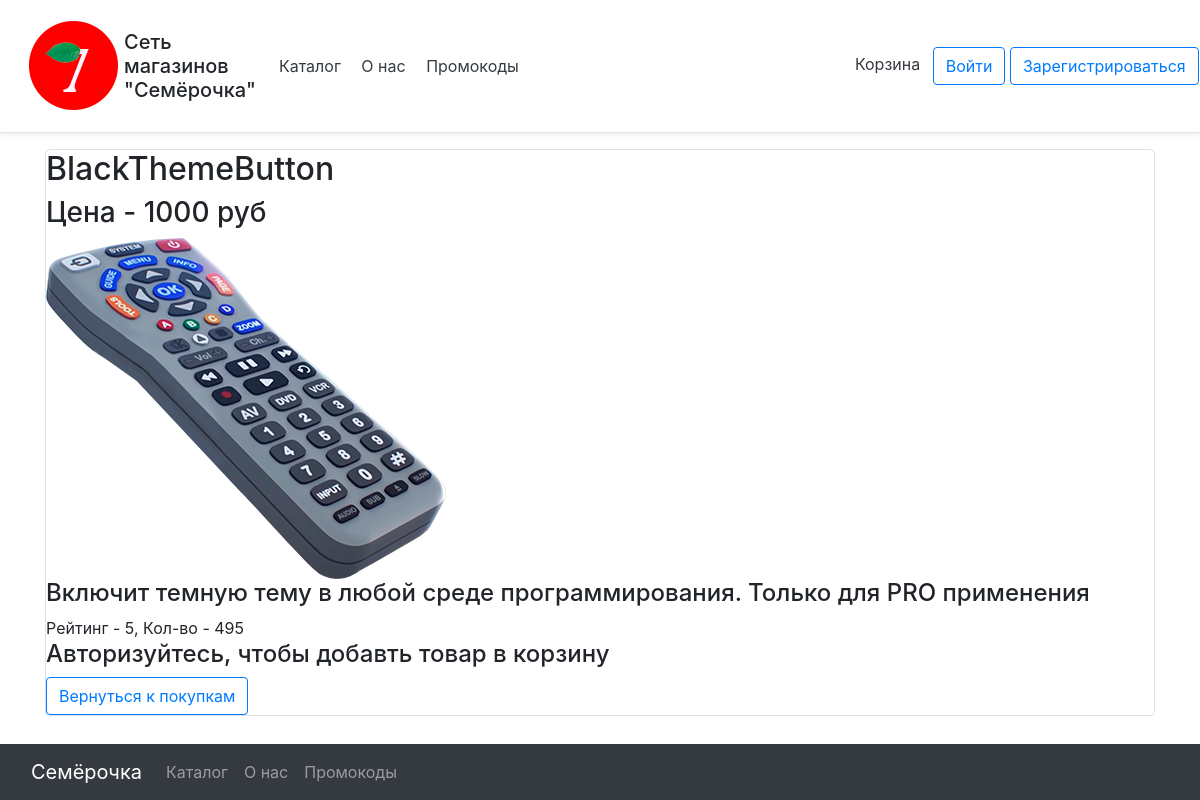
The app's page /catalog/BlackThemeButton, older data.
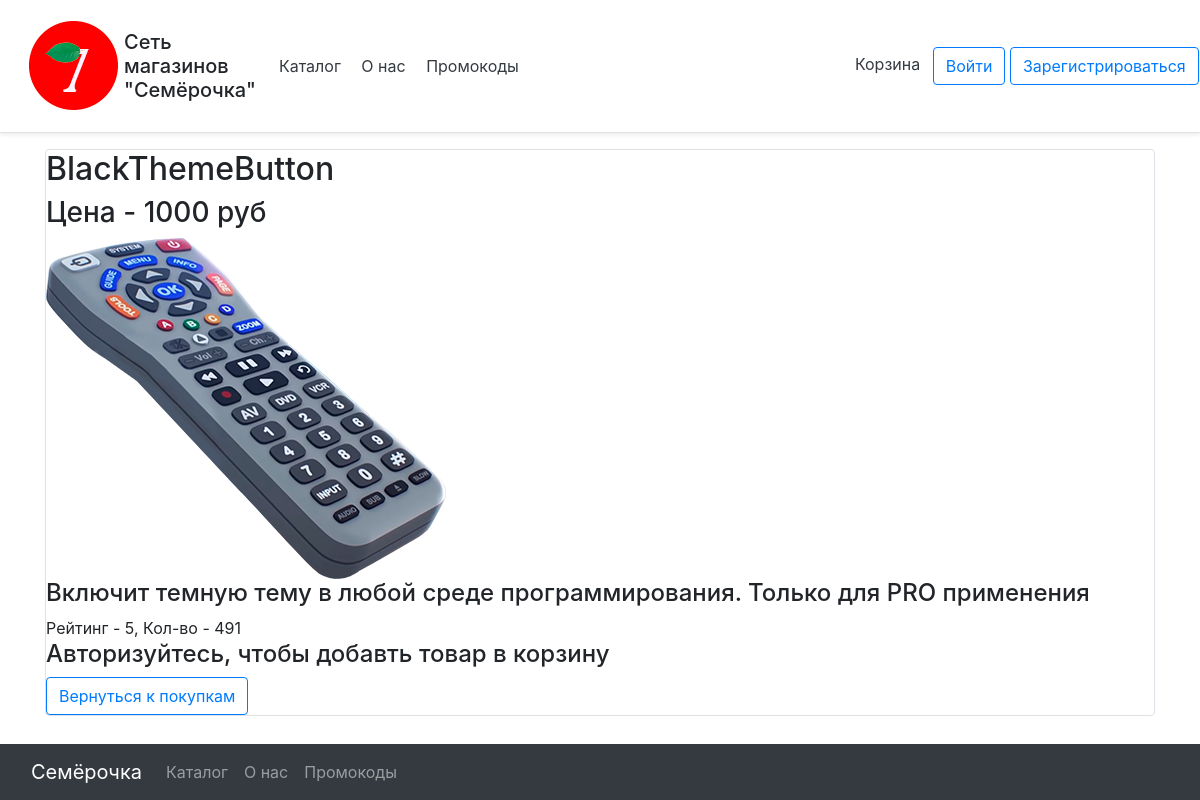
The same page, newer data.
### data/goods.py (models this page shows)
class Good(SqlAlchemyBase):
    __tablename__ = 'goods'
    id = sqlalchemy.Column(sqlalchemy.Integer,
                           primary_key=True, autoincrement=True)
    name = sqlalchemy.Column(sqlalchemy.String, nullable=True)
    price = sqlalchemy.Column(sqlalchemy.Integer)
    rating = sqlalchemy.Column(sqlalchemy.Float)
    count_rating = sqlalchemy.Column(sqlalchemy.Integer)
    amount = sqlalchemy.Column(sqlalchemy.Integer)
    picture = sqlalchemy.Column(sqlalchemy.String)
    about = sqlalchemy.Column(sqlalchemy.String)
    goodstobuy = orm.relation("Goodstobuy", back_populates='good')

### main.py (the view, shortened to what this page needs)
@app.route("/catalog/<name>", methods=['POST', 'GET'])
def good(name):
    db_sess = db_session.create_session()
    goods = db_sess.query(Good).filter(Good.name == name)
    return render_template('good.html', item=goods[0], title=name)

### data/db_session.py (called while the page is built)
def create_session() -> Session:
    global __factory
    return __factory()

### templates/good.html
{% extends "base.html" %}
{% block content %}
<div class="col-md6 border rounded">
    <h2>{{item.name}}</h2>
    <h3>Цена - {{item.price}} руб</h3>
    <img src={{item.picture}} alt="здесь должна была быть картинка, но не нашлась">
    <h4>{{item.about}}</h4>
    <div>
        Рейтинг - {{item.rating}}, Кол-во - {{item.amount}}
    </div>
    <form class="login_form" method="post">
        {% if current_user.is_authenticated %}
        <div class="form-group">
            <label for="classSelect">Кол-во</label>
            <select class="form-control" id="classSelect" name="amount">
                <option>1</option>
                <option>2</option>
                <option>3</option>
                <option>4</option>
                <option>5</option>
            </select>
        </div>
        <h4>Оценить</h4>
        <a class="p-2 text-dark cc_pointer" href="/catalog/{{item.name}}/1">1</a>
        <a class="p-2 text-dark cc_pointer" href="/catalog/{{item.name}}/2">2</a>
        <a class="p-2 text-dark cc_pointer" href="/catalog/{{item.name}}/3">3</a>
        <a class="p-2 text-dark cc_pointer" href="/catalog/{{item.name}}/4">4</a>
        <a class="p-2 text-dark cc_pointer" href="/catalog/{{item.name}}/5">5</a>
        <div>
            <button type="submit" class="btn btn-primary">Добавить в корзину</button>
        </div>
        {% else %}
        <h4>Авторизуйтесь, чтобы добавть товар в корзину</h4>
        {% endif %}
        <a class="btn btn-outline-primary" href="/catalog">Вернуться к покупкам</a>
    </form>
</div>
{% endblock %}

Row changes from the older to the newer data that the page shows:
changed Good "BlackThemeButton": amount "495" → "491"
